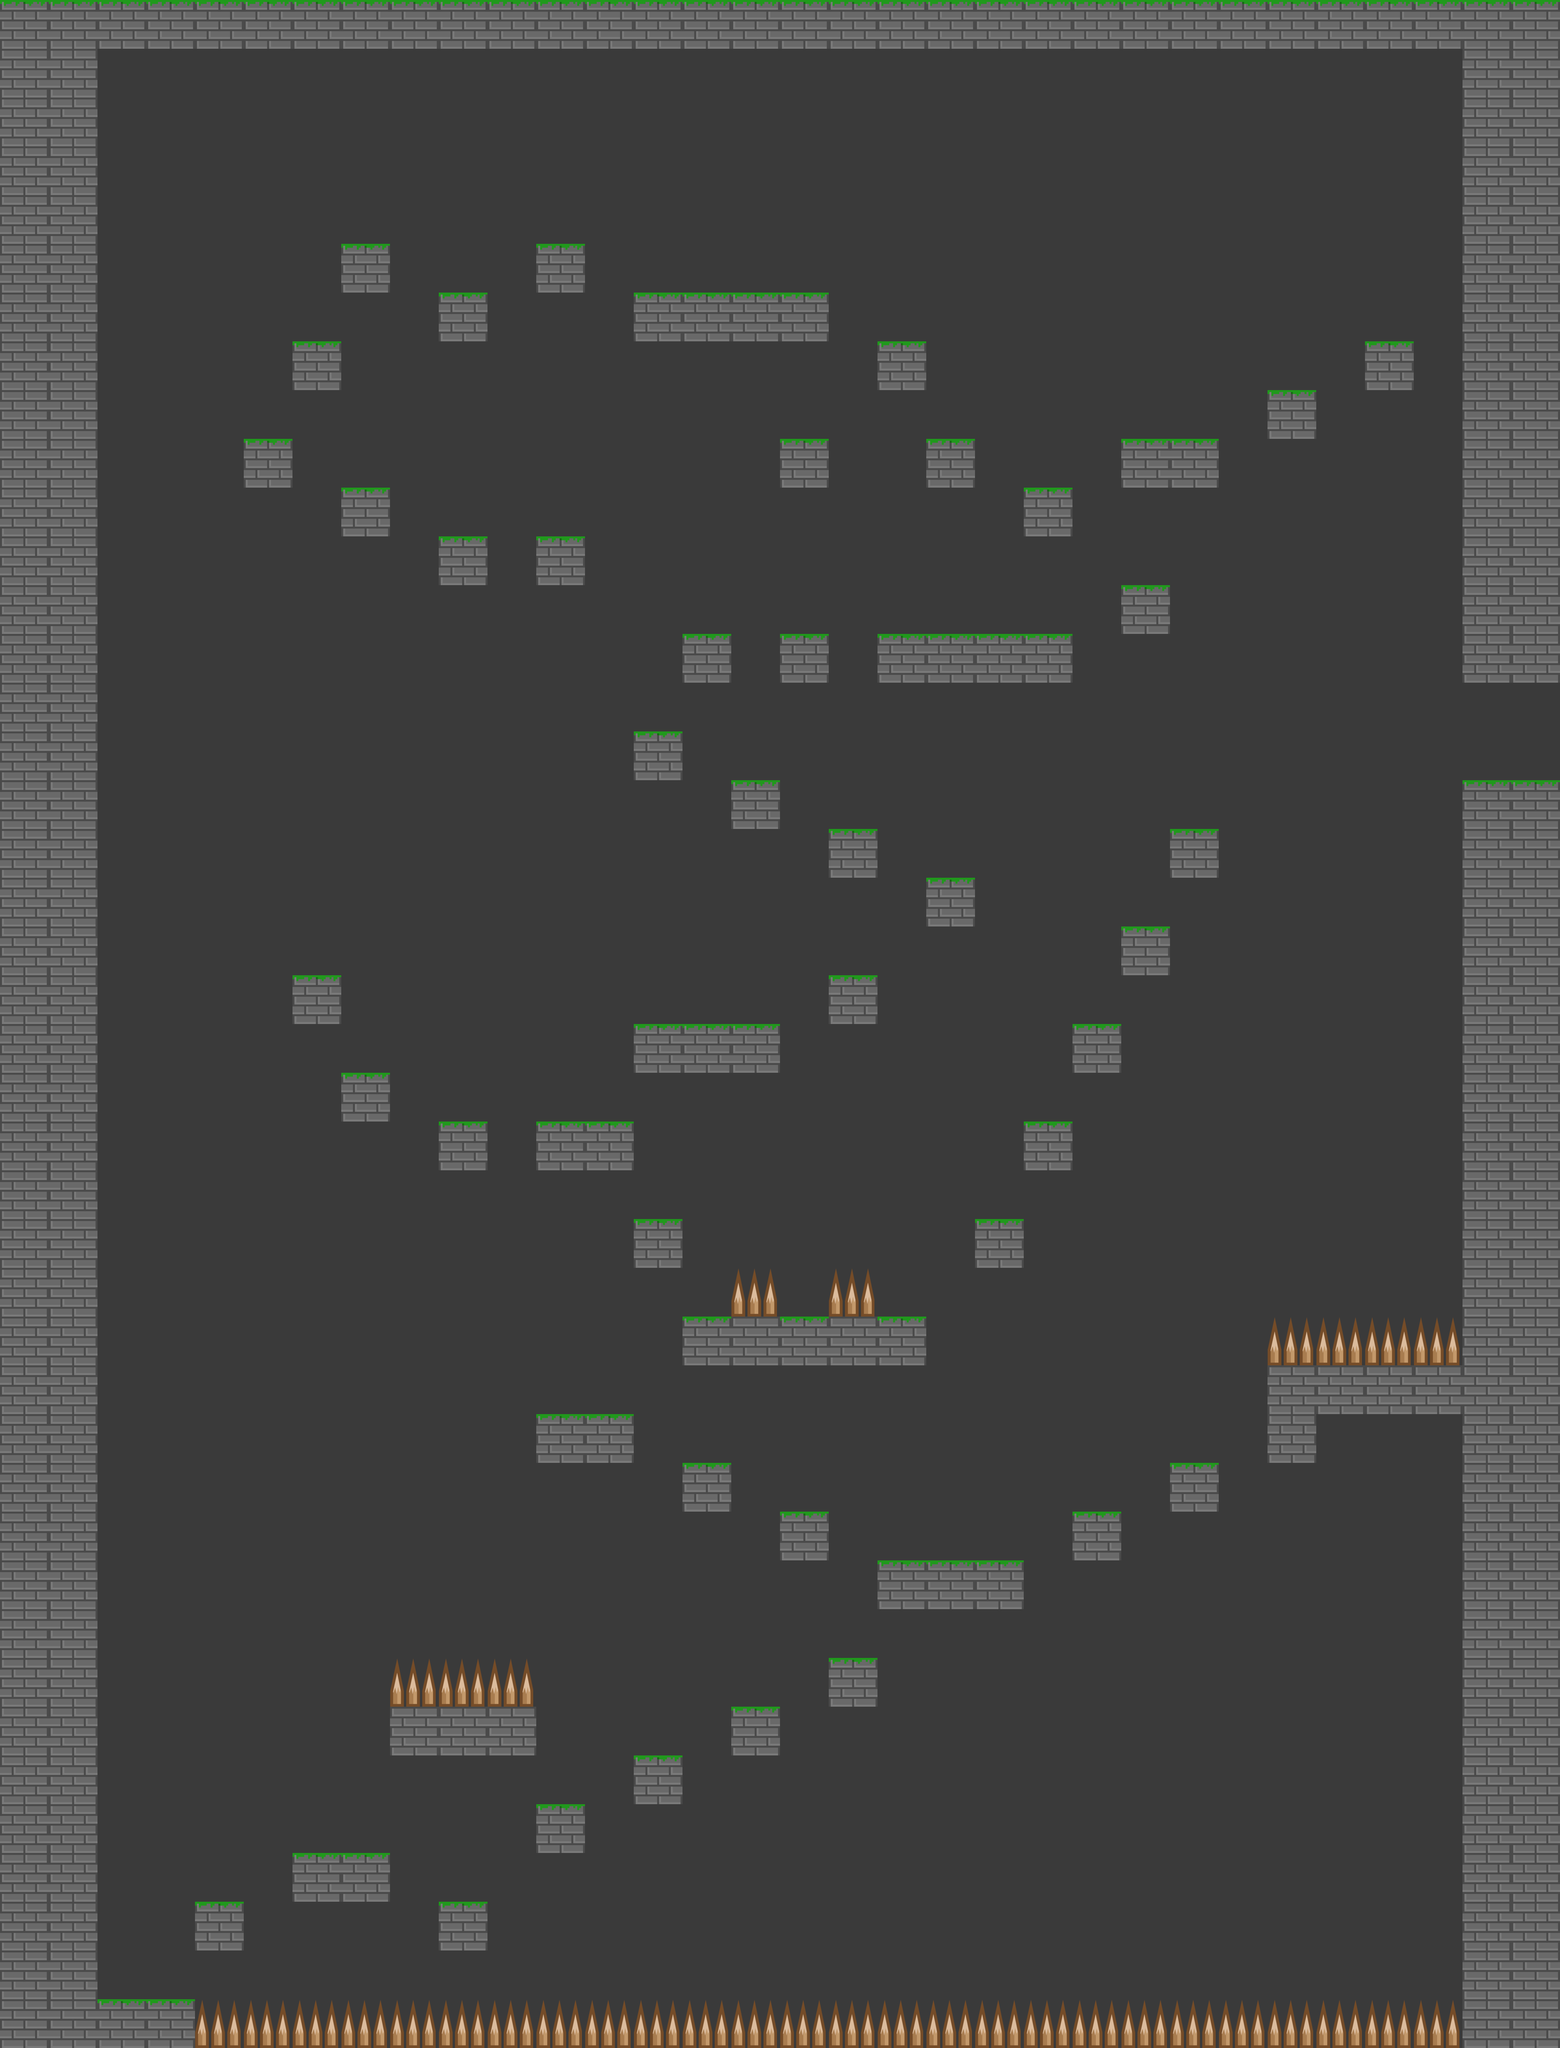

Below is a game level as drawn by its tile map, then a one-line description and the .tmx that defines it (tile-layer data replaced by summaries):
An orthogonal 32x42 tile map with 128x128 px tiles, 2 tile layers (Platforms, Spikes).

<map version="1.2" tiledversion="1.2.4" orientation="orthogonal" renderorder="right-down" width="32" height="42" tilewidth="128" tileheight="128" infinite="0" backgroundcolor="#3a3a3a" nextlayerid="7" nextobjectid="1">
 <tileset firstgid="1" source="../standard_tileset.tsx" />
 <layer id="5" name="Platforms" width="32" height="42">
  <data>[1344 cells, 270 non-empty, 2 distinct tile ids]</data>
 </layer>
 <layer id="6" name="Spikes" width="32" height="42">
  <data>[1344 cells, 35 non-empty, 1 distinct tile ids]</data>
 </layer>
</map>